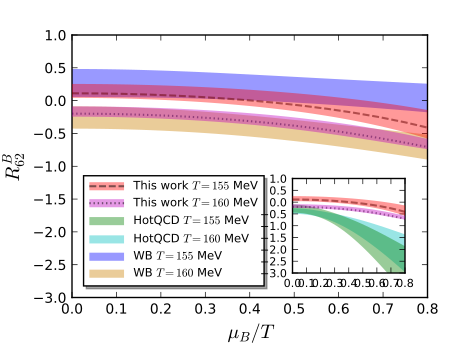

Write the Python code that produced this figure.
#!/usr/bin/env python
# -*- coding: utf-8 -*-
# sphinx_gallery_thumbnail_number = 3

import matplotlib.pyplot as plt
import numpy as np
from matplotlib.ticker import NullFormatter  # useful for `logit` scale
import matplotlib.ticker as ticker
import matplotlib as mpl
from scipy.interpolate import spline

mpl.style.use('classic')

# Data for plotting
R62193=np.loadtxt('./r62193.dat')
R62194=np.loadtxt('./r62194.dat')
R62199=np.loadtxt('./r62199.dat')
R62198=np.loadtxt('./r62198.dat')
R62197=np.loadtxt('./r62197.dat')
R62196=np.loadtxt('./r62196.dat')
R62195=np.loadtxt('./r62195.dat')
R62207=np.loadtxt('./r62207.dat')
R62200=np.loadtxt('./r62200.dat')
R62201=np.loadtxt('./r62201.dat')
R62189=np.loadtxt('./r62189.dat')
cmu=1./1.110
cmu1=1./(1.110+0.066)
cmu2=1./(1.110-0.066)
ct=1./1.247
ct1=1./1.235
ct2=1./1.259
#print(R62194[0])

WBc2=np.loadtxt('./r42r62mubtlat/data1/WB_chi2.dat')
WBc4=np.loadtxt('./r42r62mubtlat/data1/WB_chi4.dat')
WBc6=np.loadtxt('./r42r62mubtlat/data1/WB_chi6.dat')
WBc8=np.loadtxt('./r42r62mubtlat/data1/WB_chi8.dat')
WBerrc2=np.zeros((18))
WBerrc4=np.loadtxt('./r42r62mubtlat/data1/WB_chi4erro.dat')
WBerrc6=np.loadtxt('./r42r62mubtlat/data1/WB_chi6erro.dat')
WBerrc8=np.loadtxt('./r42r62mubtlat/data1/WB_chi8erro.dat')
WBT=[135.,140.,145.,150.,155.,160.,165.,170.,175.,180.,185.,190.,195.,200.,205.,210.,215.,220.]
WBR62=np.zeros((101,18))
WBerrR62=np.zeros((101,18))
WBerrR622=np.zeros((101,18))

mubfrg=np.loadtxt('./mub.dat')

chi=np.loadtxt('./chiBre.dat')
T=chi[:,0]
c2=chi[:,1]
c4=chi[:,3]
c6=chi[:,5]
c8=chi[:,7]
errc2=chi[:,2]
errc4=chi[:,4]
errc6=chi[:,6]
errc8=chi[:,8]
chi1=np.zeros((101,101))
chi2=np.zeros((101,101))
chi3=np.zeros((101,101))
chi4=np.zeros((101,101))
chi5=np.zeros((101,101))
chi6=np.zeros((101,101))
chi7=np.zeros((101,101))
chi8=np.zeros((101,101))
R12=np.zeros((101,101))
R42=np.zeros((101,101))
R62=np.zeros((101,101))
R82=np.zeros((101,101))
mub=np.zeros(101)
A1b1=np.zeros((101,101))
A1b3=np.zeros((101,101))
A1b5=np.zeros((101,101))
A1b7=np.zeros((101,101))
A2=np.zeros((101,101))
A3=np.zeros((101,101))
A4=np.zeros((101,101))
A5=np.zeros((101,101))
A6=np.zeros((101,101))
A7=np.zeros((101,101))
A8=np.zeros((101,101))
errR12=np.zeros((101,101))
errR42=np.zeros((101,101))
errR422=np.zeros((101,101))
errR622=np.zeros((101,101))
errR62=np.zeros((101,101))
errR82=np.zeros((101,101))
for num1 in range(0,101):
    for num2 in range(0,101):
    	mub[num1]=4.*num1
    	b0=1.
    	b1=(4.*num1/T[num2])
    	b2=1./2. *(4.*num1/T[num2])**2.
    	b3=1./(3.*2.*1.) *(4.*num1/T[num2])**3.
    	b4=1./(4.*3.*2.*1.) *(4.*num1/T[num2])**4.
    	b5=1./(5.*4.*3.*2.*1.) *(4.*num1/T[num2])**5.
    	b6=1./(6.*5.*4.*3.*2.*1.) *(4.*num1/T[num2])**6.
    	b7=1./(7.*6.*5.*4.*3.*2.*1.) *(4.*num1/T[num2])**7.
    	b8=1./(8.*7.*6.*5.*4.*3.*2.*1.) *(4.*num1/T[num2])**8.
        chi1[num1,num2]=c2[num2]*4.*num1/T[num2]+1./(3.*2.*1.) *c4[num2]* (4.*num1/T[num2])**3. +1./(5.*4.*3.*2.*1.) *c6[num2]* (4.*num1/T[num2])**5.+1./(7.*6.*5.*4.*3.*2.*1.) *c8[num2]* (4.*num1/T[num2])**7.
        chi2[num1,num2]=c2[num2]+1./(2.*1.) *c4[num2]* (4.*num1/T[num2])**2.# +1./(4.*3.*2.*1.) *c6[num2]* (4.*num1/T[num2])**4.+1./(6.*5.*4.*3.*2.*1.) *c8[num2]* (4.*num1/T[num2])**6.
        chi3[num1,num2]=c4[num2]* (4.*num1/T[num2]) +1./(3.*2.*1.) *c6[num2]* (4.*num1/T[num2])**3.+1./(5.*4.*3.*2.*1.) *c8[num2]* (4.*num1/T[num2])**5.
        chi4[num1,num2]=c4[num2] +1./(2.*1.) *c6[num2]* (4.*num1/T[num2])**2.+1./(4.*3.*2.*1.) *c8[num2]* (4.*num1/T[num2])**4.
        chi5[num1,num2]=c6[num2]* (4.*num1/T[num2])+1./(3.*2.*1.) *c8[num2]* (4.*num1/T[num2])**3.
        chi6[num1,num2]=c6[num2]+1./(2.*1.) *c8[num2]* (4.*num1/T[num2])**2.
        chi7[num1,num2]=c8[num2]* (4.*num1/T[num2])
        chi8[num1,num2]=c8[num2]
        R12[num1,num2]=chi1[num1,num2]/chi2[num1,num2]
        R42[num1,num2]=chi4[num1,num2]/chi2[num1,num2]
        R62[num1,num2]=chi6[num1,num2]/chi2[num1,num2]
        R82[num1,num2]=chi8[num1,num2]/chi2[num1,num2]
        #A1[num1,num2]=1./(c2[num2]*4.*num1/T[num2]+1./(3.*2.*1.) *c4[num2]* (4.*num1/T[num2])**3. +1./(5.*4.*3.*2.*1.) *c6[num2]* (4.*num1/T[num2])**5.+1./(7.*6.*5.*4.*3.*2.*1.) *c8[num2]* (4.*num1/T[num2])**7.)
        A2[num1,num2]=1./(c2[num2]+1./(2.*1.) *c4[num2]* (4.*num1/T[num2])**2. +1./(4.*3.*2.*1.) *c6[num2]* (4.*num1/T[num2])**4.+1./(6.*5.*4.*3.*2.*1.) *c8[num2]* (4.*num1/T[num2])**6.)
        #A3[num1,num2]=1./(c4[num2]* (4.*num1/T[num2]) +1./(3.*2.*1.) *c6[num2]* (4.*num1/T[num2])**3.+1./(5.*4.*3.*2.*1.) *c8[num2]* (4.*num1/T[num2])**5.)
        A4[num1,num2]=1./(c4[num2] +1./(2.*1.) *c6[num2]* (4.*num1/T[num2])**2.+1./(4.*3.*2.*1.) *c8[num2]* (4.*num1/T[num2])**4.)
        #A5[num1,num2]=1./(c6[num2]* (4.*num1/T[num2])+1./(3.*2.*1.) *c8[num2]* (4.*num1/T[num2])**3.)
        A6[num1,num2]=1./(c6[num2]+1./(2.*1.) *c8[num2]* (4.*num1/T[num2])**2.)
        #A7[num1,num2]=1./(c8[num2]* (4.*num1/T[num2]))
        A8[num1,num2]=1./(c8[num2])
        A1b1[num1,num2]=1./(c2[num2]+1./(3.*2.*1.)*(4.*num1/T[num2])**2*c4[num2]+1./(5.*4.*3.*2.*1.)*(4*num1/T[num2])**4*c6[num2]+1./(7.*6.*5.*4.*3.*2.*1.)*(4*num1/T[num2])**6*c8[num2])
        A1b3[num1,num2]=(1./(3.*2.*1.)*(4.*num1/T[num2])**2)/(c2[num2]+1./(3.*2.*1.) *c4[num2]* (4.*num1/T[num2])**2. +1./(5.*4.*3.*2.*1.) *c6[num2]* (4.*num1/T[num2])**4.+1./(7.*6.*5.*4.*3.*2.*1.) *c8[num2]* (4.*num1/T[num2])**6.)
        A1b5[num1,num2]=(1./(5.*4.*3.*2.*1.)*(4.*num1/T[num2])**4)/(c2[num2]+1./(3.*2.*1.) *c4[num2]* (4.*num1/T[num2])**2. +1./(5.*4.*3.*2.*1.) *c6[num2]* (4.*num1/T[num2])**4.+1./(7.*6.*5.*4.*3.*2.*1.) *c8[num2]* (4.*num1/T[num2])**6.)
        A1b7[num1,num2]=(1./(7.*6.*5.*4.*3.*2.*1.)*(4.*num1/T[num2])**6)/(c2[num2]+1./(3.*2.*1.) *c4[num2]* (4.*num1/T[num2])**2. +1./(5.*4.*3.*2.*1.) *c6[num2]* (4.*num1/T[num2])**4.+1./(7.*6.*5.*4.*3.*2.*1.) *c8[num2]* (4.*num1/T[num2])**6.)
        #errR62[num1,num2]=abs(chi6[num1,num2]/(chi2[num1,num2]**2))*errc2[num2]+abs(chi6[num1,num2]/(chi2[num1,num2]**2)*1./(2.*1.)*(4.*num1/T[num2])**2)*errc4[num2]+abs(1./chi2[num1,num2]-chi6[num1,num2]/(chi2[num1,num2])**2*1./(4.*3.*2.*1.)*(4.*num1/T[num2])**4)*errc6[num2]+abs(1./chi2[num1,num2]*1./(2.*1.)*(4.*num1/T[num2])**2-chi6[num1,num2]/(chi2[num1,num2])**2*1./(6.*5.*4.*3.*2.*1.)*(4.*num1/T[num2])**6)*errc8[num2]
        errR62[num1,num2]=abs(chi6[num1,num2]/(chi2[num1,num2]**2))*errc2[num2]+abs(chi6[num1,num2]/(chi2[num1,num2]**2)*1./(2.*1.)*(4.*num1/T[num2])**2)*errc4[num2]+abs(1./chi2[num1,num2])*errc6[num2]+abs(1./chi2[num1,num2]*1./(2.*1.)*(4.*num1/T[num2])**2)*errc8[num2]
        errR622[num1,num2]=((((chi6[num1,num2]+1./(1.*2.)*(4.*num1/T[num2])**2*chi8[num1,num2])/(chi2[num1,num2]+1./(1.*2.)*(4.*num1/T[num2])**2*chi4[num1,num2])**2)*errc2[num2])**2 \
                           + (((chi6[num1,num2]+1./(1.*2.)*(4.*num1/T[num2])**2*chi8[num1,num2])/(chi2[num1,num2]+1./(1.*2.)*(4.*num1/T[num2])**2*chi4[num1,num2])**2)*(1./(1.*2.)*(4.*num1/T[num2])**2)*errc4[num2])**2 \
                           + ((1./(chi2[num1,num2]+1./(1.*2.)*(4.*num1/T[num2])**2*chi4[num1,num2]))*errc6[num2])**2 \
                           + (((1./(1.*2.)*(4.*num1/T[num2])**2)/(chi2[num1,num2]+1./(1.*2.)*(4.*num1/T[num2])**2*chi4[num1,num2]))*errc8[num2])**2)**0.5
for num1 in range(0,101):
    for num2 in range(0,18):
        chi1[num1,num2]=WBc2[num2]*4.*num1/WBT[num2]+1./(3.*2.*1.) *WBc4[num2]* (4.*num1/WBT[num2])**3. +1./(5.*4.*3.*2.*1.) *WBc6[num2]* (4.*num1/WBT[num2])**5.+1./(7.*6.*5.*4.*3.*2.*1.) *WBc8[num2]* (4.*num1/WBT[num2])**7.
        chi2[num1,num2]=WBc2[num2]+1./(2.*1.) *WBc4[num2]* (4.*num1/WBT[num2])**2.# +1./(4.*3.*2.*1.) *WBc6[num2]* (4.*num1/WBT[num2])**4.+1./(6.*5.*4.*3.*2.*1.) *WBc8[num2]* (4.*num1/WBT[num2])**6.
        chi3[num1,num2]=WBc4[num2]* (4.*num1/WBT[num2]) +1./(3.*2.*1.) *WBc6[num2]* (4.*num1/WBT[num2])**3.+1./(5.*4.*3.*2.*1.) *WBc8[num2]* (4.*num1/WBT[num2])**5.
        chi4[num1,num2]=WBc4[num2] +1./(2.*1.) *WBc6[num2]* (4.*num1/WBT[num2])**2.+1./(4.*3.*2.*1.) *WBc8[num2]* (4.*num1/WBT[num2])**4.
        chi5[num1,num2]=WBc6[num2]* (4.*num1/WBT[num2])+1./(3.*2.*1.) *WBc8[num2]* (4.*num1/WBT[num2])**3.
        chi6[num1,num2]=WBc6[num2]+1./(2.*1.) *WBc8[num2]* (4.*num1/WBT[num2])**2.
        chi7[num1,num2]=WBc8[num2]* (4.*num1/WBT[num2])
        chi8[num1,num2]=WBc8[num2]
        WBR62[num1,num2]=chi6[num1,num2]/chi2[num1,num2]
        WBerrR62[num1,num2]=abs(chi6[num1,num2]/(chi2[num1,num2]**2))*WBerrc2[num2]+abs(chi6[num1,num2]/(chi2[num1,num2]**2)*1./(2.*1.)*(4.*num1/WBT[num2])**2)*WBerrc4[num2]+abs(1./chi2[num1,num2])*WBerrc6[num2]+abs(1./chi2[num1,num2]*1./(2.*1.)*(4.*num1/WBT[num2])**2)*WBerrc8[num2]
        WBerrR622[num1,num2]=((((chi6[num1,num2]+1./(1.*2.)*(4.*num1/WBT[num2])**2*chi8[num1,num2])/(chi2[num1,num2]+1./(1.*2.)*(4.*num1/WBT[num2])**2*chi4[num1,num2])**2)*WBerrc2[num2])**2 \
                           + (((chi6[num1,num2]+1./(1.*2.)*(4.*num1/WBT[num2])**2*chi8[num1,num2])/(chi2[num1,num2]+1./(1.*2.)*(4.*num1/WBT[num2])**2*chi4[num1,num2])**2)*(1./(1.*2.)*(4.*num1/WBT[num2])**2)*WBerrc4[num2])**2 \
                           + ((1./(chi2[num1,num2]+1./(1.*2.)*(4.*num1/WBT[num2])**2*chi4[num1,num2]))*WBerrc6[num2])**2 \
                           + (((1./(1.*2.)*(4.*num1/WBT[num2])**2)/(chi2[num1,num2]+1./(1.*2.)*(4.*num1/WBT[num2])**2*chi4[num1,num2]))*WBerrc8[num2])**2)**0.5

# Create figure
fig=plt.figure(figsize=(4.5, 3.5))
#fig=plt.figure()
ax1=fig.add_subplot(111)
x1=mubfrg*cmu2/(198.0*ct1)
x2=mubfrg*cmu1/(201.0*ct2)
line_FRG_T160,=ax1.plot(mubfrg*cmu/(200.0*ct),R62200,'--',dashes=(1,2),color='k',linewidth=1.5,alpha=0.5)
xsame=np.linspace(0.,1.2,100)
power1=spline(x1,R62198,xsame)
power2=spline(x2,R62201,xsame)
band_FRG_T160=ax1.fill_between(xsame,power1,power2,alpha=0.4,facecolor='m',edgecolor='',zorder=12,label=r'This work T=160 MeV')
x3=mubfrg*cmu2/(193.0*ct1)
x4=mubfrg*cmu1/(196.0*ct2)
line_FRG_T155,=ax1.plot(mubfrg*cmu/(195.0*ct),R62195,'--',dashes=(5,2),color='k',linewidth=1.5,alpha=0.5)#,label=r'This work T=155 MeV')
xsame2=np.linspace(0.,1.2,100)
power3=spline(x3,R62193,xsame2)
power4=spline(x4,R62196,xsame2)
band_FRG_T155=ax1.fill_between(xsame2,power3,power4,alpha=0.4,facecolor='r',edgecolor='',zorder=11,label=r'This work T=155 MeV')


#ax1.plot(mubfrg*cmu/(200.0*ct),R62200,'-',color='b',linewidth=1,alpha=0.5)#,label=r'This work T=160 MeV')
#ax1.plot(mubfrg*cmu/(194.0*ct),R62194,'-',color='k',linewidth=1,alpha=0.5)#,label=r'This work T=155 MeV')
#ax1.fill_betweenx(R62200,mubfrg*cmu1/(200.0*ct1),mubfrg*cmu2/(200.0*ct2),alpha=0.5,facecolor='b',edgecolor='',label=r'This work T=160 MeV')
#ax1.fill_betweenx(R62194,mubfrg*cmu1/(194.0*ct1),mubfrg*cmu2/(194.0*ct2),alpha=0.5,facecolor='k',edgecolor='',label=r'This work T=155 MeV')





#ax1.plot(mub/155,R12[:,50],'k-',linewidth=2,markersize=5,label=r'$T$')
#ax1.errorbar(mub/155.,R62[:,50],yerr=errR62[:,50],color='blue',marker='o',linestyle='',linewidth=2,markersize=2,fillstyle='none',alpha=1,label=r'HotQCD  T=155')
#ax1.errorbar(mub/158.,R62[:,56],yerr=errR62[:,56],color='red',marker='o',linestyle='',linewidth=2,markersize=2,fillstyle='none',alpha=1,label=r'HotQCD  T=158')
band_HotQCD_T160=ax1.fill_between(mub/160.,R62[:,60]-errR622[:,60],R62[:,60]+errR622[:,60],alpha=0.4,facecolor='c',edgecolor='',label=r'HotQCD T=160 MeV')
band_HotQCD_T155=ax1.fill_between(mub/155.,R62[:,50]-errR622[:,50],R62[:,50]+errR622[:,50],alpha=0.4,facecolor='green',edgecolor='',label=r'HotQCD T=155 MeV')
band_WB_T160=ax1.fill_between(mub/160.,WBR62[:,5]-WBerrR622[:,5],WBR62[:,5]+WBerrR622[:,5],alpha=0.4,facecolor=(0.8,0.5,0),edgecolor='',label=r'WB T=160 MeV')

band_WB_T155=ax1.fill_between(mub/155.,WBR62[:,4]-WBerrR622[:,4],WBR62[:,4]+WBerrR622[:,4],alpha=0.4,facecolor='b',edgecolor='',label=r'WB T=155 MeV')

ax1.axis([0,0.8,-3,1.])

ax1.set_xlabel('$\mu_B/T$', fontsize=14, color='black')
ax1.set_ylabel('$R^B_{62}$', fontsize=14, color='black')

ax1.legend(((band_FRG_T155,line_FRG_T155),(band_FRG_T160,line_FRG_T160),band_HotQCD_T155,band_HotQCD_T160,band_WB_T155,band_WB_T160),(r'This work $T=155$ MeV',r'This work $T=160$ MeV',r'HotQCD $T=155$ MeV',r'HotQCD $T=160$ MeV',r'WB $T=155$ MeV',r'WB $T=160$ MeV'),loc=0,fontsize='x-small',frameon=True,shadow=True,handlelength=3.,borderpad=0.5,borderaxespad=1,numpoints=1)

for label in ax1.xaxis.get_ticklabels():
    label.set_fontsize(10)
for label in ax1.yaxis.get_ticklabels():
    label.set_fontsize(10)



fig.subplots_adjust(top=0.9, bottom=0.15, left=0.16, right=0.95, hspace=0.35,
                    wspace=0.35)

fig.savefig("R62-muBoT.pdf")
